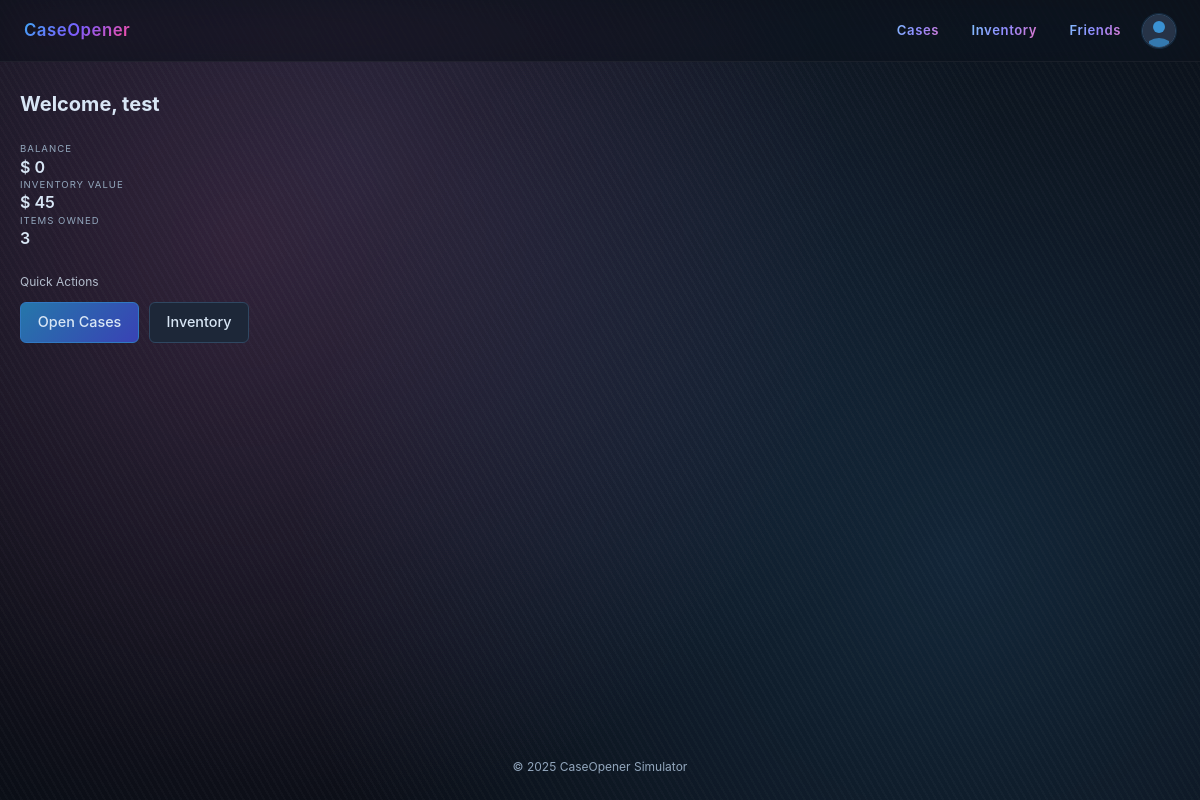
Before: / (signed in) with the older database file.
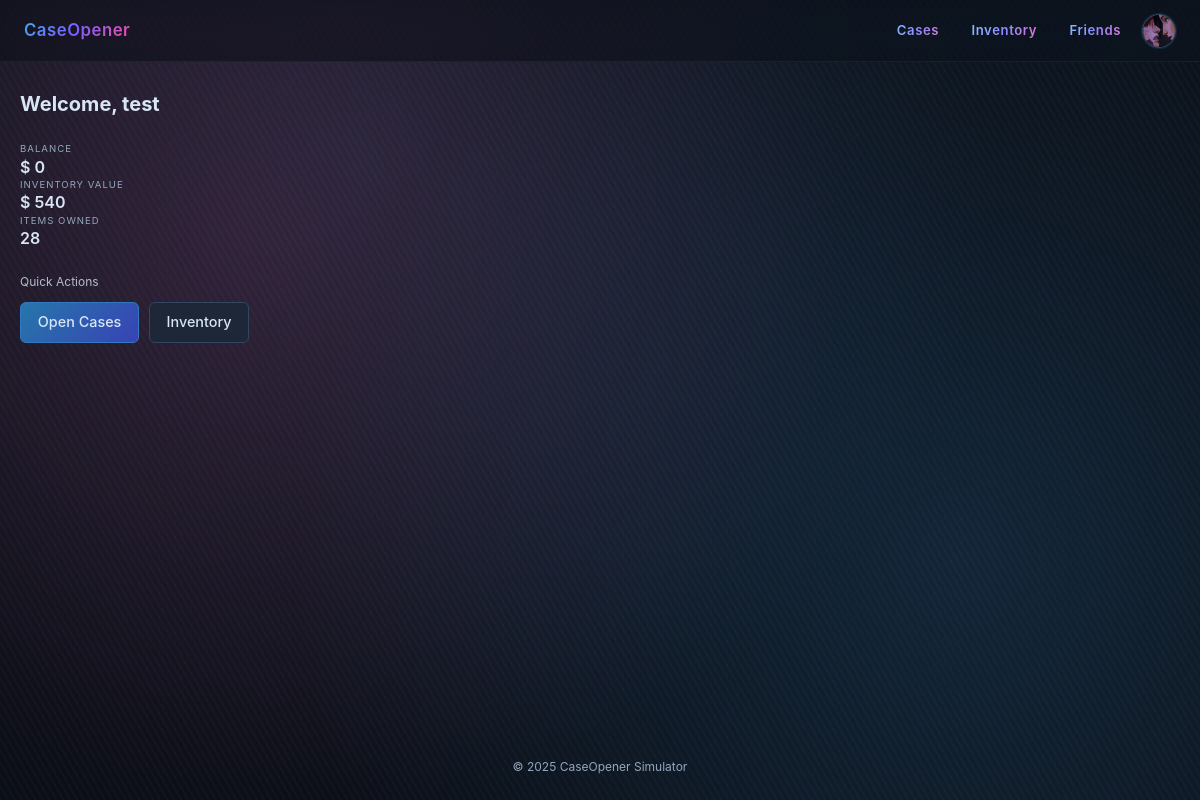
After: the same page with the newer database file.
### models.py (models this page shows, shortened)
class User(db.Model):
    __tablename__ = 'users'
    id = db.Column(db.Integer, primary_key=True)
    username = db.Column(db.String(80), unique=True, nullable=False, index=True)
    password_hash = db.Column(db.String(255), nullable=False)
    avatar = db.Column(db.String(255), nullable=True)
    money = db.Column(db.Integer, default=0, nullable=False)
    public_enabled = db.Column(db.Boolean, default=False, nullable=False)
    public_slug = db.Column(db.String(120), unique=True, nullable=True, index=True)
    total_spent = db.Column(db.Integer, default=0, nullable=False)  # cumulative case spending
    created_at = db.Column(db.DateTime, default=datetime.utcnow, nullable=False)
    inventory_items = db.relationship('InventoryItem', back_populates='user', cascade='all, delete-orphan')
    @property
    def inventory_total_value(self) -> int:
        total = 0
        for inv in self.inventory_items:
            if inv.item:
                total += inv.item.value * inv.quantity
        return total

### app.py (the view)
@app.route('/')
def index():
    uid = session.get('user_id')
    if not uid:
        return redirect(url_for('login'))
    user = User.query.get(uid)
    if not user:
        session.clear()
        return redirect(url_for('login'))
    inv_items = user.inventory_items
    inventory_value = user.inventory_total_value
    item_count = sum(inv.quantity for inv in inv_items)
    return render_template('home.html', user=user, inventory_value=inventory_value, item_count=item_count)

### app.py (called while the page is built, shortened)
@app.context_processor
def inject_current_user():
    uid = session.get('user_id')
    user = User.query.get(uid) if uid else None
    def avatar_url(u):
        if not u or not u.avatar or 'default-avatar' in u.avatar:
            return f"{DEFAULT_AVATAR_PATH}?v={DEFAULT_AVATAR_VERSION}"
        return u.avatar if (u.avatar.startswith('http') or u.avatar.startswith('/')) else '/' + u.avatar
    return {'current_user': user, 'avatar_url': avatar_url}

@app.before_request
def ensure_db_seeded():
    global _DB_INITIALIZED
    if _DB_INITIALIZED:
        return

### templates/home.html (shortened to what this page needs)
{% extends 'base.html' %}
{% block content %}
<div class="stack" style="--gap:1.5rem;">
  <h1 style="margin:0;font-size:1.25rem;">Welcome{% if user %}, {{ user.username }}{% endif %}</h1>
  {% if user %}
  <div class="grid cols-3" style="--gap:1rem;">
    <div class="card stat-card">
      <div class="text-dim" style="font-size:.6rem;letter-spacing:1px;">BALANCE</div>
      <div style="font-size:1rem;font-weight:600;">$ {{ user.money }}</div>
    </div>
    <div class="card stat-card">
      <div class="text-dim" style="font-size:.6rem;letter-spacing:1px;">INVENTORY VALUE</div>
      <div style="font-size:1rem;font-weight:600;">$ {{ inventory_value }}</div>
    </div>
    <div class="card stat-card">
      <div class="text-dim" style="font-size:.6rem;letter-spacing:1px;">ITEMS OWNED</div>
      <div style="font-size:1rem;font-weight:600;">{{ item_count }}</div>
    </div>
  </div>
  <div class="card" style="display:flex;flex-direction:column;gap:.75rem;">
    <div style="font-size:.75rem;opacity:.8;">Quick Actions</div>
    <div style="display:flex;flex-wrap:wrap;gap:.6rem;">
      <a class="btn btn-primary" href="{{ url_for('case_selector') }}">Open Cases</a>
  <a class="btn" href="{{ url_for('inventory_page') }}">Inventory</a>
    </div>
  </div>
  {% else %}
    <p>Please <a href="{{ url_for('login') }}">log in</a> or <a href="{{ url_for('register') }}">register</a> to start opening cases.</p>
  {% endif %}
</div>
{% endblock %}

### templates/base.html (shortened to what this page needs)
<!DOCTYPE html>
<html lang="en">
<head>
    <link rel="stylesheet" href="{{ url_for('static', filename='base.css') }}">
</head>
<body class="app-shell">
    <header class="site-header">
        <nav class="nav-bar">
                        <div class="nav-brand"><a href="{{ url_for('home') if session.get('user_id') else url_for('login') }}" style="text-decoration:none;color:inherit;">CaseOpener</a></div>
                                                <div class="nav-actions">
                                {% if session.get('user_id') %}
                                    <a class="nav-link" href="{{ url_for('case_selector') }}">Cases</a>
                                    <a class="nav-link" href="{{ url_for('inventory_page') }}">Inventory</a>
                                    <a class="nav-link" href="{{ url_for('friends') }}">Friends</a>
                                {% endif %}
                                                                                                                                {% if current_user %}
                                                                                                                                                                        <div class="avatar-link" id="avatarMenu">
                                                                                                                                                                            <img class="avatar-menu-trigger" src="{{ avatar_url(current_user) }}" alt="avatar" style="width:34px;height:34px;border-radius:50%;object-fit:cover;border:1px solid #2f4761;box-shadow:0 0 0 1px rgba(63,169,245,.15);background:linear-gradient(135deg,#263347,#1d2738);">
                                                                                                                                    </div>
                                                                                                                                {% endif %}
                                                </div>
        </nav>
    </header>
    <main>
        {% block content %}{% endblock %}
    </main>
    <footer>
        <span class="text-dim">&copy; {{ 2025 }} CaseOpener Simulator</span>
    </footer>
</body>
</html>

Changed rows visible on the page:
changed User "test": avatar: picture added in place of a placeholder
Other visible differences:
{{ inventory_value }}: "45" → "540"
{{ item_count }}: "3" → "28"
